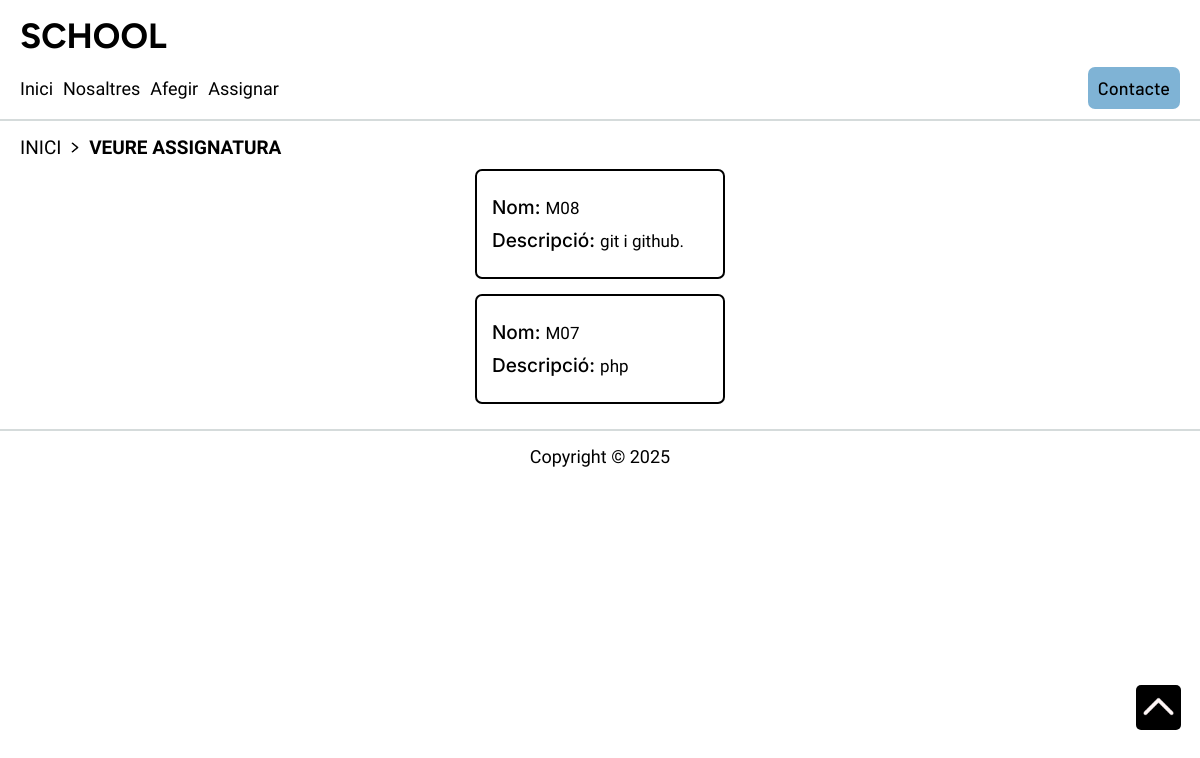
The page /veureassignatura on the database as committed earlier.
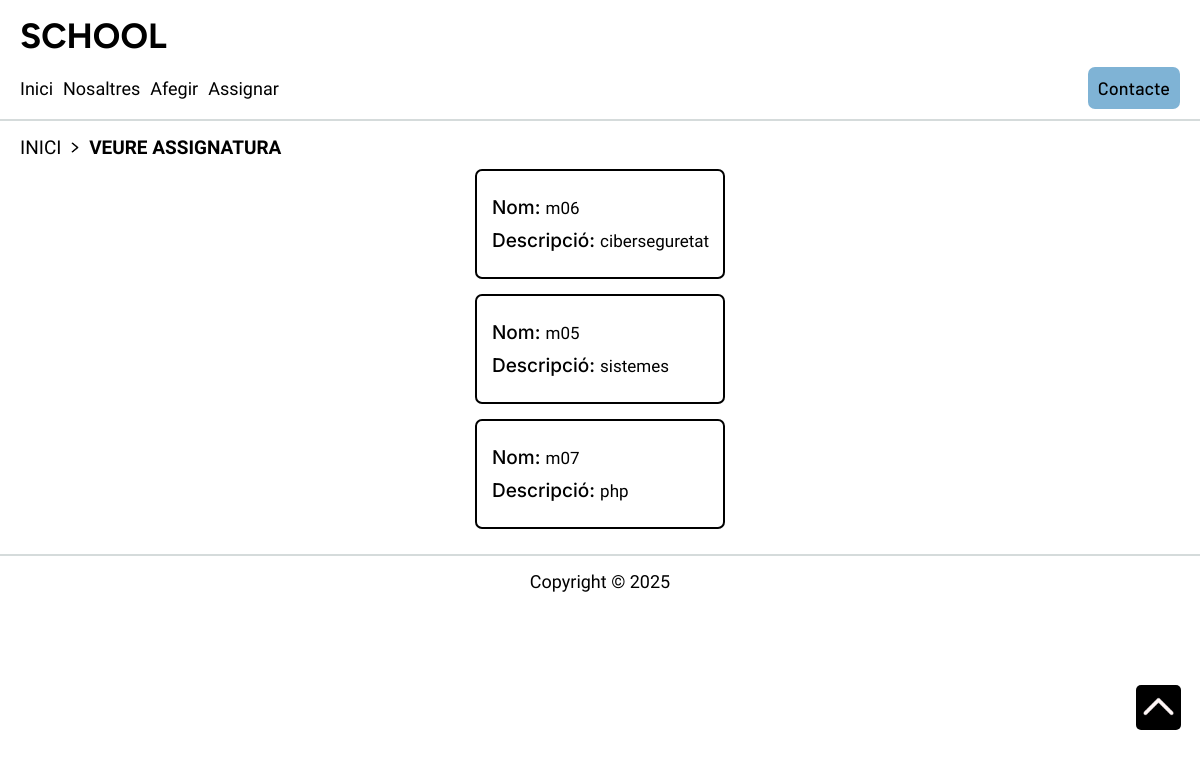
The same page on the database as committed later.
### tables this page shows
CREATE TABLE `subjects` (
  `id` int(11) NOT NULL AUTO_INCREMENT,
  `name` varchar(100) NOT NULL,
  `description` varchar(100) NOT NULL,
  `course_id` int(11) DEFAULT NULL,
  PRIMARY KEY (`id`),
  KEY `subjects_course_FK` (`course_id`),
  CONSTRAINT `subjects_course_FK` FOREIGN KEY (`course_id`) REFERENCES `course` (`id`) ON DELETE CASCADE ON UPDATE CASCADE
);

### src/helper.php (called while the page is built, shortened)
<?php
function view(string $template,array $data=null){
    require VIEWS.'/'.$template.'.view.php';
    return  ob_get_clean();
}

### index.php (called while the page is built, shortened)
<?php
require __DIR__ .'/bootstrap.php';
$router->dispatch(new Request());

### src/School/Services/SubjectServices.php (called while the page is built, shortened)
<?php
class SubjectServices{
    private SubjectRepository $SubjectRepository;
    function __construct(\PDO $db, SubjectRepository $SubjectRepository){
        $this->SubjectRepository = $SubjectRepository;
    }
    function show(){
        return $this->SubjectRepository->show();
    }
}

### src/Infrastructure/Persistence/SubjectRepository.php (called while the page is built, shortened)
<?php
class SubjectRepository implements ISubjectRepository{
    private \PDO $db;
    function __construct(\PDO $db){
        $this->db = $db;
    }
    function show(){
        $allsubject = [];
        $sql = $this->db->prepare("SELECT * FROM subjects");
        $sql->execute();
        while($fila = $sql->fetch(\PDO::FETCH_ASSOC)){
            $subject = new Subject($fila['name'], $fila['description']);
            $subject->setId($fila['id']);
            $allsubject[] = $subject;
        }
        return $allsubject;
    }
}

### src/School/Checks/Check.php (called while the page is built, shortened)
<?php
class Check {
    public static function isNull($s): bool {
        return $s == null ? true : false;
    }
    public static function minLenght(string $s, int $lenght): int {
        return strlen(trim($s)) >= $lenght ? 0 : -3;
    }
}

### src/School/Entities/Subject.php (called while the page is built, shortened)
<?php
class Subject{
    protected string $name;
    protected string $description;
    public function __construct(string $name, string $description){
        $message = "";
    }
    public function getName(): string{
        return $this->name;
    }
    public function setName(string $name): int{
        $this->name = $name;
        return 0;
    }
    public function getDescription(): string{
        return $this->description;
    }
    public function setDescription(string $description): int{
        $this->description = $description;
        return 0;
    }
    public function setId(?int $id): int{
        return 0;
    }
}

### src/Views/veureassignatura.view.php (the view, shortened to what this page needs)
<!DOCTYPE html>
<html lang="es">
<head>
    <link rel="stylesheet" href="css/veurecamps/departament/veurecamps.css">
</head>
<body>
    <?php include 'parts/nav/nav.view.php'?>
    <article class="localitzacio">
        <a id="localitzacio__enlac" href="/index">
            <p id="localitzacio__text">INICI</p>
        </a>
        <img id="localitzacio__img" src="img/fletxes/fletxadreta.png" alt="fletxadreta">
        <a id="localitzacio__enlac" href="/veureassignatura">
            <p id="localitzacio__text--ubi">VEURE ASSIGNATURA</p>
        </a>
    </article>
    <section>
        <?php foreach($subjects as $subject) { ?>
            <div id="box">
                <div id="capsa__big">
                    <div id="capsa__individual">
                        <h1 id="capsa__titol">Nom:</h1>
                        <p id="capsa__desc"><?php echo $subject->getName() ?></p>
                    </div>
                    <div id="capsa__individual">
                        <h1 id="capsa__titol">Descripció:</h1>
                        <p id="capsa__desc"><?php echo $subject->getDescription() ?></p>
                    </div>
                </div>
            </div>
        <?php } ?>
    </section>
    <?php include 'parts/fletxadalt/fletxadalt.view.php'?>
    <?php include 'parts/footer/footer.view.php'?>
</body>
</html>

Rows that differ between the two databases and show on the page:
removed subjects: name "M08", description "git i github."
removed subjects: name "M07", description "php"
added subjects: name "m06", description "ciberseguretat"
added subjects: name "m05", description "sistemes"
added subjects: name "m07", description "php"
